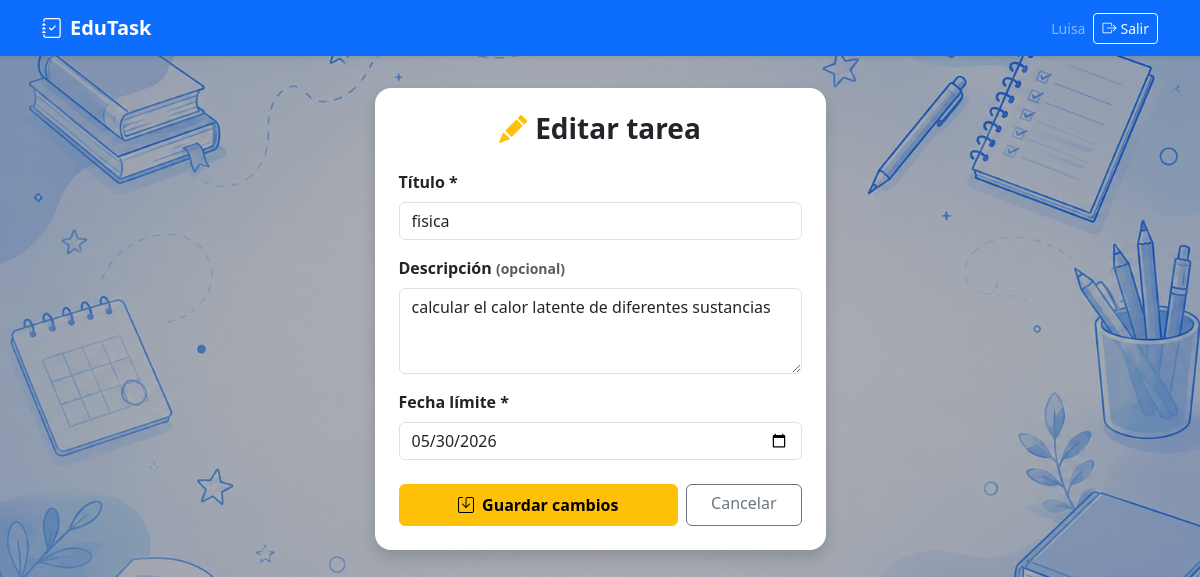
Page /tarea/editar/3 (signed in) on the committed database.
### database.py (models this page shows)
class Usuario(UserMixin, db.Model):
    __tablename__ = 'usuarios'
    id = db.Column(db.Integer, primary_key=True)
    nombre = db.Column(db.String(100), nullable=False)
    email = db.Column(db.String(150), unique=True, nullable=False)
    password = db.Column(db.String(200), nullable=False)
    tareas = db.relationship('Tarea', backref='usuario', lazy=True, cascade='all, delete-orphan')
    eventos = db.relationship('Evento', backref='usuario', lazy=True, cascade='all, delete-orphan')

class Tarea(db.Model):
    __tablename__ = 'tareas'
    id = db.Column(db.Integer, primary_key=True)
    titulo = db.Column(db.String(200), nullable=False)
    descripcion = db.Column(db.Text, nullable=True)
    fecha_limite = db.Column(db.Date, nullable=False)
    completada = db.Column(db.Boolean, default=False)
    fecha_creacion = db.Column(db.DateTime, default=datetime.utcnow)
    descripcion_original = db.Column(db.Text, nullable=True)
    usuario_id = db.Column(db.Integer, db.ForeignKey('usuarios.id'), nullable=False)
    subtareas = db.relationship('Subtarea', backref='tarea', lazy=True, cascade='all, delete-orphan')

### app.py (the view, shortened to what this page needs)
@app.route('/tarea/editar/<int:id>', methods=['GET', 'POST'])
@login_required
def editar_tarea(id):
    tarea = Tarea.query.filter_by(id=id, usuario_id=current_user.id).first_or_404()
    return render_template('tarea_form.html', accion='editar', tarea=tarea)

### app.py (called while the page is built)
@login_manager.user_loader
def cargar_usuario(user_id):
    return Usuario.query.get(int(user_id))

### templates/tarea_form.html (shortened to what this page needs)
{% extends 'base.html' %}
{% block content %}
<div class="row justify-content-center">
  <div class="col-md-6 col-lg-5">
    <div class="card shadow border-0 rounded-4 mt-2">
      <div class="card-body p-4">
        <h3 class="fw-bold text-center mb-4">
          {% if accion == 'nueva' %}
            <i class="bi bi-plus-circle-fill text-primary me-2"></i>Nueva tarea
          {% else %}
            <i class="bi bi-pencil-fill text-warning me-2"></i>Editar tarea
          {% endif %}
        </h3>
        <form method="POST">
          <div class="mb-3">
            <label class="form-label fw-semibold">Título *</label>
            <input type="text" name="titulo" class="form-control"
                   placeholder="Ej: Entrega proyecto de cálculo"
                   value="{{ tarea.titulo if tarea else '' }}"
                   required autofocus/>
          </div>
          <div class="mb-3">
            <label class="form-label fw-semibold">Descripción <span class="text-muted small">(opcional)</span></label>
            <textarea name="descripcion" class="form-control" rows="3"
                      placeholder="Detalles de la tarea...">{{ tarea.descripcion if tarea else '' }}</textarea>
          </div>
          <div class="mb-4">
            <label class="form-label fw-semibold">Fecha límite *</label>
            <input type="date" name="fecha_limite" class="form-control"
                   value="{{ tarea.fecha_limite.strftime('%Y-%m-%d') if tarea else '' }}"
                   required/>
          </div>
          <div class="d-flex gap-2">
            <button type="submit" class="btn {% if accion == 'nueva' %}btn-primary{% else %}btn-warning{% endif %} fw-bold py-2 flex-grow-1">
              {% if accion == 'nueva' %}
                <i class="bi bi-plus-circle me-2"></i>Crear tarea
              {% else %}
                <i class="bi bi-save me-2"></i>Guardar cambios
              {% endif %}
            </button>
            <a href="{{ url_for('dashboard') }}" class="btn btn-outline-secondary px-4">
              Cancelar
            </a>
          </div>
        </form>
      </div>
    </div>
  </div>
</div>
{% endblock %}

### templates/base.html (shortened to what this page needs)
<!DOCTYPE html>
<html lang="es">
<head>
  <link href="https://cdn.jsdelivr.net/npm/bootstrap@5.3.3/dist/css/bootstrap.min.css" rel="stylesheet"/>
  <link href="https://cdn.jsdelivr.net/npm/bootstrap-icons@1.11.3/font/bootstrap-icons.min.css" rel="stylesheet"/>
</head>
<body class="bg-light">
  <nav class="navbar navbar-expand-lg navbar-dark bg-primary shadow-sm">
    <div class="container">
      <a class="navbar-brand fw-bold" href="{{ url_for('index') }}">
        <i class="bi bi-journal-check me-2"></i>EduTask
      </a>
      <div class="ms-auto d-flex gap-2 align-items-center">
        {% if current_user.is_authenticated %}
          <span class="text-white-50 small">{{ current_user.nombre }}</span>
          <a href="{{ url_for('logout') }}" class="btn btn-outline-light btn-sm">
            <i class="bi bi-box-arrow-right me-1"></i>Salir
          </a>
        {% else %}
          <a href="{{ url_for('login') }}" class="btn btn-outline-light btn-sm">Iniciar sesión</a>
          <a href="{{ url_for('registro') }}" class="btn btn-light btn-sm fw-bold">Registrarse</a>
        {% endif %}
      </div>
    </div>
  </nav>
  <div class="container mt-4">
    {% block content %}{% endblock %}
  </div>
</body>
</html>

### rows in the picture
Usuario: nombre "Luisa"
Tarea: titulo "fisica", descripcion "calcular el calor latente de diferentes sustancias", fecha_limite "05/30/2026"
